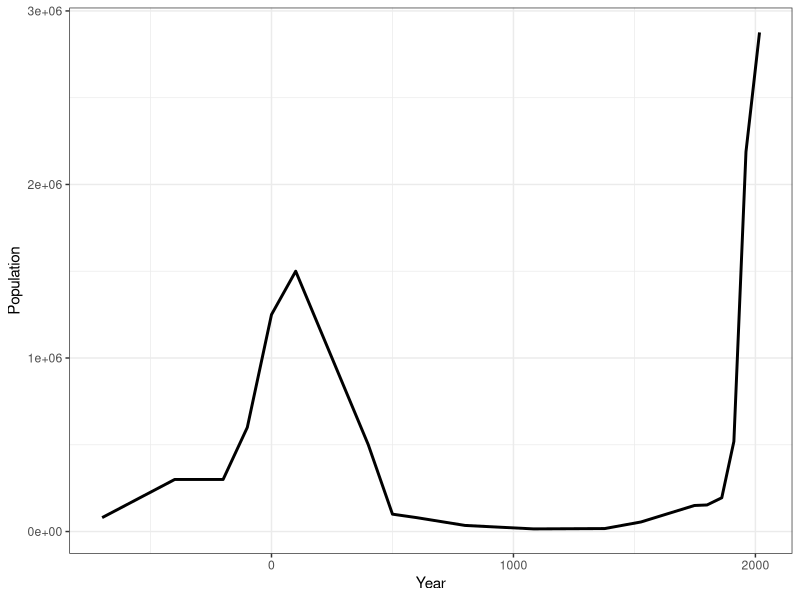

Write the R code that produced this figure.
library(ggplot2)

dat <- read.csv('Rome.csv',header=T)

ggplot(dat) + 
  geom_line(aes(x = Year, y = Population), size = 1) +
  theme_bw()
